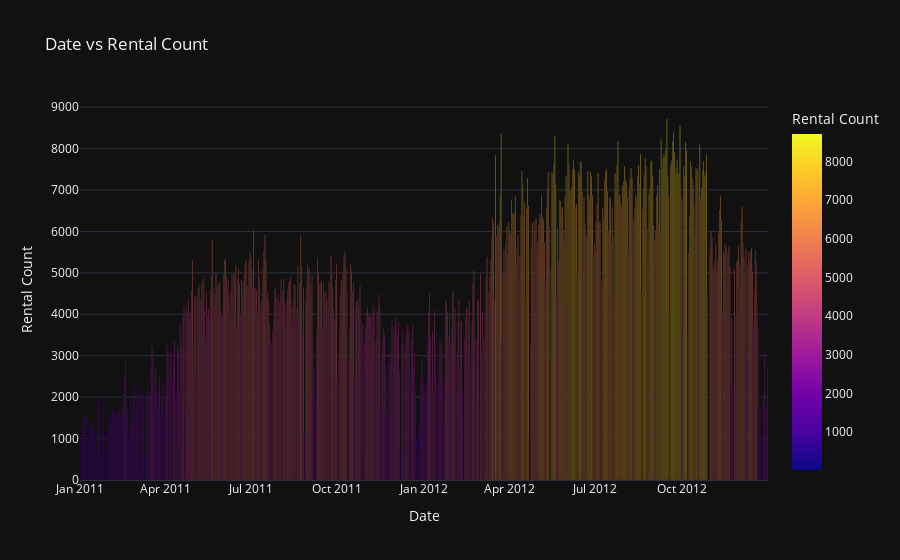

This figure's notebook cell:
### Markdown cell above
What’s the overall distribution of rentals per day?

### Code cell
fig_hist = px.bar(
    dummy_df,
    x='dteday',
    y='cnt',
    title='Date vs Rental Count',
    labels={'dteday': 'Date', 'cnt': 'Rental Count'},
    color='cnt',
    template='plotly_dark'
)
fig_hist.show()

### Figure 1 — Plotly figure (JSON) as saved in the notebook; plotly's stock layout.template omitted (floating-point values rounded to 4 significant figures; data arrays with more than 128 entries replaced by an {"elided": "..."} marker saying what was removed)
{"data": [{"hovertemplate": "Date=%{x}<br>Rental Count=%{marker.color}<extra></extra>", "legendgroup": "", "marker": {"color": {"elided": "731 int values"}, "coloraxis": "coloraxis", "pattern": {"shape": ""}}, "name": "", "orientation": "v", "showlegend": false, "textposition": "auto", "x": {"elided": "731 str values"}, "xaxis": "x", "y": {"elided": "731 int values"}, "yaxis": "y", "type": "bar"}], "layout": {"xaxis": {"anchor": "y", "domain": [0.0, 1.0], "title": {"text": "Date"}}, "yaxis": {"anchor": "x", "domain": [0.0, 1.0], "title": {"text": "Rental Count"}}, "coloraxis": {"colorbar": {"title": {"text": "Rental Count"}}, "colorscale": [[0.0, "#0d0887"], [0.1111, "#46039f"], [0.2222, "#7201a8"], [0.3333, "#9c179e"], [0.4444, "#bd3786"], [0.5556, "#d8576b"], [0.6667, "#ed7953"], [0.7778, "#fb9f3a"], [0.8889, "#fdca26"], [1.0, "#f0f921"]]}, "legend": {"tracegroupgap": 0}, "title": {"text": "Date vs Rental Count"}, "barmode": "relative"}}
